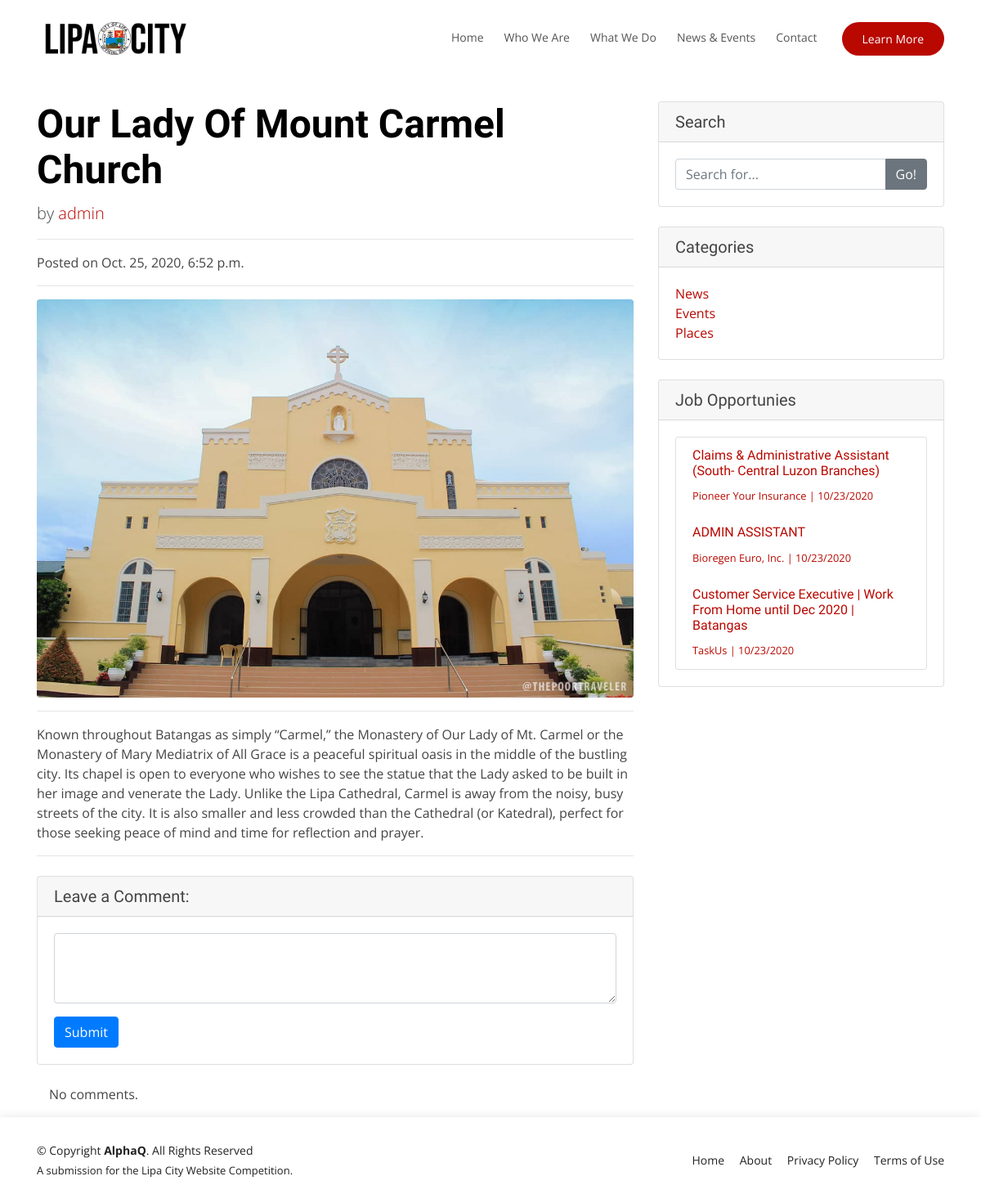
The app's page /news_and_events/article/our-lady-of-mount-carmel-church with its own data.
### pages/models.py (models this page shows, shortened)
class Article(models.Model):
    title = models.TextField(max_length=200)
    slug = models.SlugField(allow_unicode=True, unique=True, editable=False,
                            default='lipa_city_article')
    author = models.ForeignKey(User, on_delete=models.SET_NULL,
                               null=True, editable=False)
    created_date = models.DateTimeField(default=timezone.now)
    published_date = models.DateTimeField('Date Published', blank=True,
                                          null=True)
    category = models.ForeignKey(Category, on_delete=models.SET_NULL,
                                 null=True)	 # foreign key
    hero_image = models.ImageField(upload_to='article_photos/',
                                   blank=True)
    body_text = RichTextField(blank=True, null=True)

class Category(models.Model):
    title = models.TextField(max_length=200)
    class Meta:
        verbose_name = 'category'
        verbose_name_plural = 'categories'

class Job(models.Model):
    title = models.TextField(max_length=200)
    company = models.TextField(max_length=200, blank=True)
    link = models.URLField()
    is_open = models.BooleanField(default=True)
    created_date = models.DateTimeField(default=timezone.now)

### pages/views.py (the view, shortened to what this page needs)
# urls.py: path('article/<slug>', views.ArticleDetailView.as_view(),
class ArticleDetailView(DetailView):
    model = Article
    def get_context_data(self, **kwargs):
        context = super().get_context_data(**kwargs)
        article = get_object_or_404(Article, slug=self.kwargs['slug'])
        article_images = ArticleImage.objects.filter(
            article=article
        )
        categories = Category.objects.all()[:10]
        jobs = Job.objects.filter(
                Q(created_date__lte=timezone.now()) & Q(is_open=True)
                ).order_by('-created_date')[:10]
        context['article_images'] = article_images
        context['jobs'] = jobs
        context['categories'] = categories
        context['page_title'] = article.title
        context['form'] = CommentForm()
        return context

### pages/forms.py
class CommentForm(forms.ModelForm):
    class Meta:
        model = Comment
        fields = ('body_text',)
        widgets = {
            'body_text': forms.Textarea(attrs={
                            'class': 'form-control',
                            'rows': 3}),
        }
    def __init__(self, *args, **kwargs):
        super().__init__(*args, **kwargs)
        self.fields["body_text"].label = ''

### pages/templates/pages/article_detail.html (shortened to what this page needs)
{% extends 'base.html' %}
{% block content %}
<div class="container lipa-content">
  <div class="row">
    <div class="col-lg-8">
        <h1 class='mt-4'>{{ article.title }}</h1>
        <p class="lead">
          by
          <a href="#">{{ article.author }}</a>
        </p>
        <hr>
        {% if article.published_date %}
            <div class="date articledate">
                Posted on {{ article.published_date }}
            </div>
        {% else %}
            <a class="btn btn-outline-dark" href="{% url 'article_publish' slug=article.slug %}">Publish</a>
        {% endif %}
        <hr>
        {% if article_images %}
        {% if article.hero_image %}
        <div id="carouselExampleIndicators" class="carousel slide" data-ride="carousel">
        <ol class="carousel-indicators">
          <li data-target="#carouselExampleIndicators" data-slide-to="0" class="active"></li>
          {% for article_image in article_images %}
            <li data-target="#carouselExampleIndicators" data-slide-to="{{ forloop.counter }}"></li>
          {% endfor %}
        </ol>
        <div class="carousel-inner">
          <div class="carousel-item active">
            <img class="img-fluid rounded" src="{{ article.hero_image.url }}" alt="article_image">
          </div>
          {% if article_images %}
          {% for article_image in article_images %}
          <div class="carousel-item">
            <img src="{{ article_image.images.url }}" class="d-block w-100" alt="additional_article_image">
          </div>
          {% endfor %}
          {% endif %}
        </div>
        <a class="carousel-control-prev" href="#carouselExampleIndicators" role="button" data-slide="prev">
          <span class="carousel-control-prev-icon" aria-hidden="true"></span>
          <span class="sr-only">Previous</span>
        </a>
        <a class="carousel-control-next" href="#carouselExampleIndicators" role="button" data-slide="next">
          <span class="carousel-control-next-icon" aria-hidden="true"></span>
          <span class="sr-only">Next</span>
        </a>
        </div>
        {% endif %}
        {% else %}
        {% if article.hero_image %}
        <img class="img-fluid rounded" src="{{ article.hero_image.url }}" alt="article_image">
        {% else %}
        <p>No preview available.</p>
        {% endif %}
        {% endif %}
        <hr>
      <p class='articlecontent' >{{ article.body_text|safe|linebreaksbr }}</p>
  <hr>
  <div class="card my-4">
    <h5 class="card-header">Leave a Comment:</h5>
    <div class="card-body">
      <form method="POST" class="post-form">
        <div class="form-group">
          {{ form }}
        </div>
          <button type="submit" class="btn btn-primary">
            Submit
          </button>
      </form>
    </div>
  </div>
  <div class="container">
        {% for comment in article.comments.all %}
        <br>
            {% if user.is_superuser or comment.approved_comment %}
                    <div class="media mb-4">
                      <img class="d-flex mr-3 rounded-circle" src="http://placehold.it/50x50" alt="">
                      <div class="media-body">
                        <h5 class="mt-0">{{ comment.author }}</h5>
                        {% if not comment.approved_comment %}
                          <h6><span class="badge badge-secondary">NOT APPROVED</span></h6>
                        {% endif %}
                        {{ comment.body_text|safe|linebreaks }}
                        {{ comment.created_date }}
                        {% if not comment.approved_comment and comment.author == request.user %}
                            <a class="btn btn-primary" href="{% url 'comment_remove' slug=comment.slug %}">
                              <svg width="1em" height="1em" viewBox="0 0 16 16" class="bi bi-x" fill="currentColor" xmlns="http://www.w3.org/2000/svg">
                                <path fill-rule="evenodd" d="M4.646 4.646a.5.5 0 0 1 .708 0L8 7.293l2.646-2.647a.5.5 0 0 1 .708.708L8.707 8l2.647 2.646a.5.5 0 0 1-.708.708L8 8.707l-2.646 2.647a.5.5 0 0 1-.708-.708L7.293 8 4.646 5.354a.5.5 0 0 1 0-.708z"/>
                              </svg>
                            </a>
                            <a class="btn btn-primary" href="{% url 'comment_approve' slug=comment.slug %}">
                              <svg width="1em" height="1em" viewBox="0 0 16 16" class="bi bi-check" fill="currentColor" xmlns="http://www.w3.org/2000/svg">
                                <path fill-rule="evenodd" d="M10.97 4.97a.75.75 0 0 1 1.071 1.05l-3.992 4.99a.75.75 0 0 1-1.08.02L4.324 8.384a.75.75 0 1 1 1.06-1.06l2.094 2.093 3.473-4.425a.236.236 0 0 1 .02-.022z"/>
                              </svg>
                            </a>
                        {% endif %}
                      </div>
                    </div>
            {% endif %}
        {% empty %}
            <p>No comments.</p>
        {% endfor %}
      </div>
    </div>
    <div class="col-md-4">
      <div class="card my-4">
        <h5 class="card-header">Search</h5>
        <div class="card-body">
          <form action="{% url 'article_list' %}" method="get">
            <div class="input-group">
              <input name='search' type="text" class="form-control" placeholder="Search for...">
              <span class="input-group-append">
                <button class="btn btn-secondary" type="submit">Go!</button>
              </span>
            </div>
          </form>
        </div>
      </div>
      <div class="card my-4">
        <h5 class="card-header">Categories</h5>
        <div class="card-body">
          <div class="row">
            <div class="col-lg-6">
              <ul class="list-unstyled mb-0">
                {% for category in categories %}
                <li>
                  <a href="{% url 'article_list' %}?category={{ category.title }}">{{ category.title }}</a>
                </li>
                {% endfor %}
              </ul>
            </div>
          </div>
        </div>
      </div>
      <div class="card my-4">
        <h5 class="card-header">Job Opportunies</h5>
        <div class="card-body">
          <div class="card">
            <ul class="list-group list-group-flush">
              {% for job in jobs %}
              <a href="{{ job.link }}">
                <li class="list-group-item">
                  <div class="media">
                    <div class="media-body">
                      <h6 class="mt-0">{{ job.title }}</h6>
                      <small>
                        {{ job.company }} |
                        {{ job.created_date|date:"m/d/Y" }}
                      </small>
                    </div>
                  </div>
                </li>
              </a>
              {% endfor %}
            </ul>
          </div>
        </div>
      </div>
    </div>
  </div>
</div>
{% endblock %}

### static/assets/css/style.css (style rules this page uses)
body { font-family: "Open Sans", sans-serif; color: #444444; }
a { color: #B80800; }
h1, h2, h3, h4, h5, h6 { font-family: "Raleway", sans-serif; }
.lipa-content { width: 100%; height: 100%; margin-top: 100px; }
.lipa-content h1 { margin: 0 0 10px 0; font-size: 48px; font-weight: 700; line-height: 56px; color: black; }
@media (min-width: 1024px) { .lipa-content { background-attachment: fixed; } }

### records on screen
Article: title "Our Lady Of Mount Carmel Church", author "admin", published_date "Oct. 25, 2020, 6:52 p.m.", hero_image (picture), body_text "Known throughout Batangas as simply “Carmel,” the Monastery of Our Lady of Mt. Carmel or the Monastery of Mary Mediatrix of All Grace is a peaceful spiritual oasis in the middle of the bustling city. Its chapel is open to everyone who wishes to see the statue that the Lady asked to be built in her image and venerate the Lady. Unlike the Lipa Cathedral, Carmel is away from the noisy, busy streets of the city. It is also smaller and less crowded than the Cathedral (or Katedral), perfect for those seeking peace of mind and time for reflection and prayer."
Category: title "News"
Category: title "Events"
Category: title "Places"
Job: title "Claims & Administrative Assistant (South- Central Luzon Branches)", company "Pioneer Your Insurance", created_date "10/23/2020"
Job: title "ADMIN ASSISTANT", company "Bioregen Euro, Inc.", created_date "10/23/2020"
Job: title "Customer Service Executive | Work From Home until Dec 2020 | Batangas", company "TaskUs", created_date "10/23/2020"
